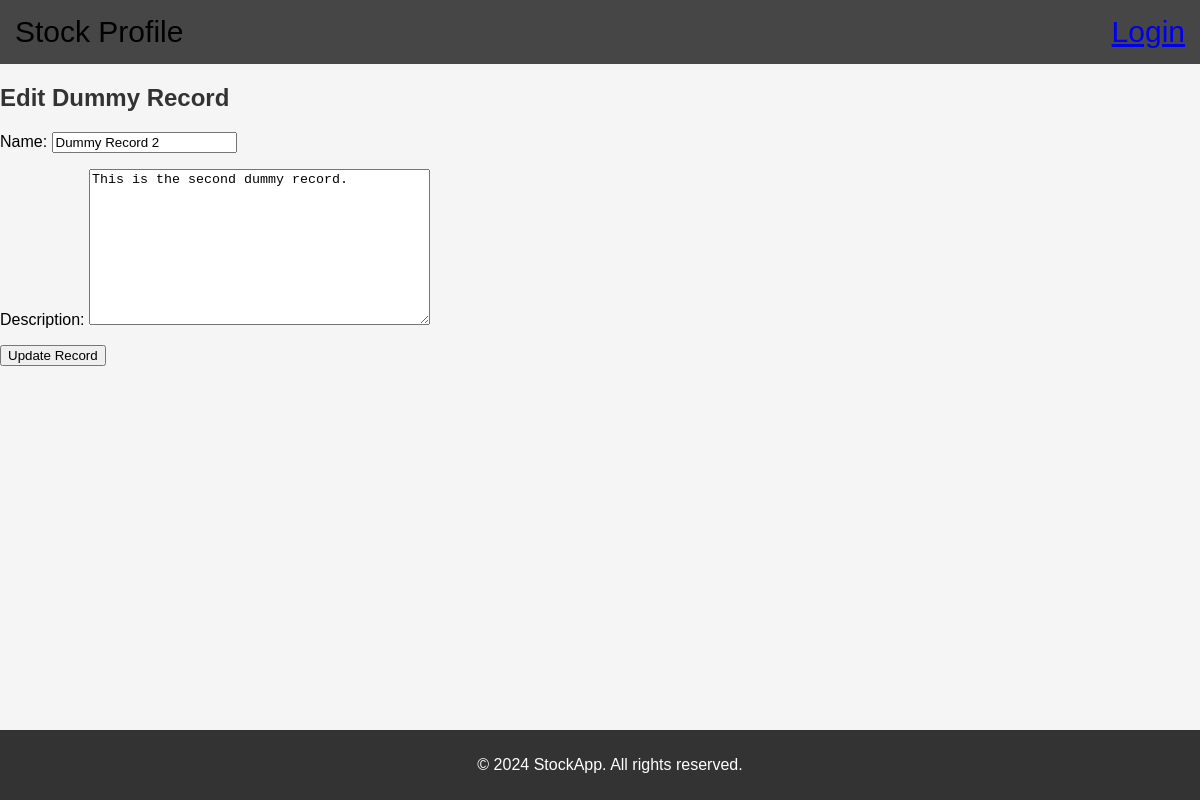
The app's page /edit/2/, older data.
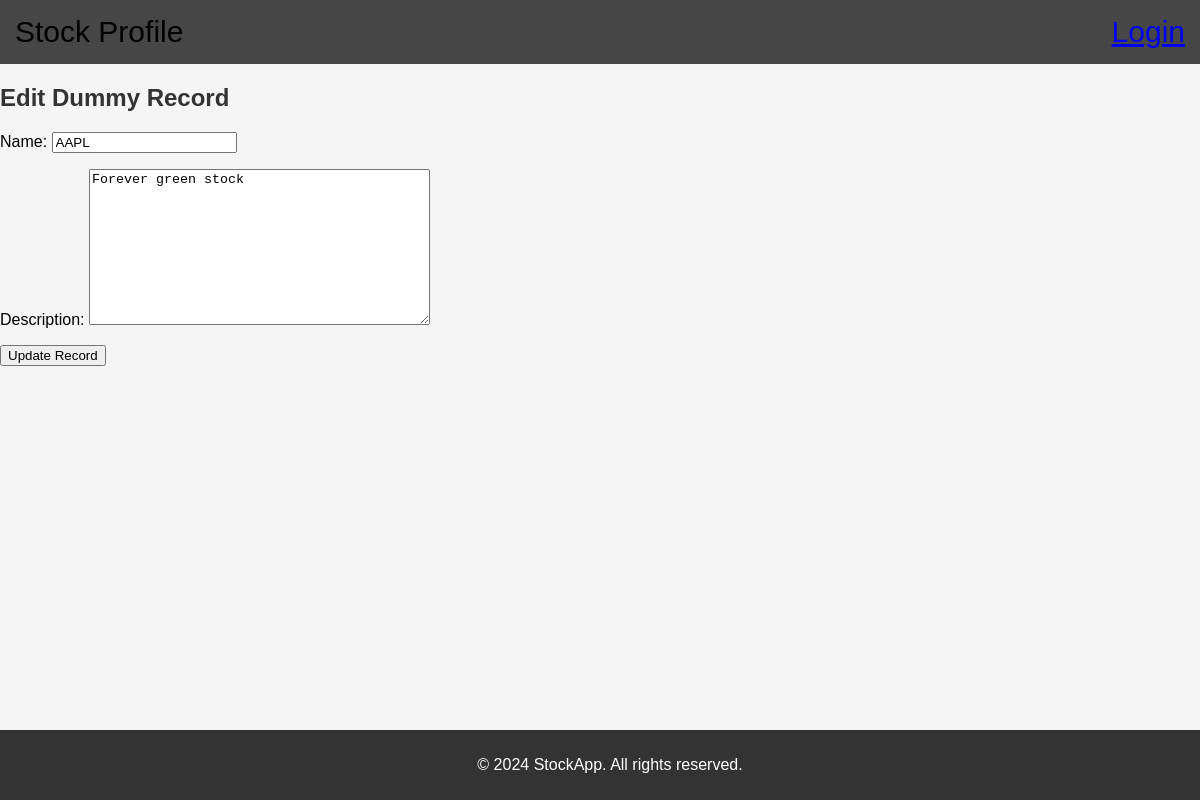
The same page, newer data.
### webapp/models.py (models this page shows, shortened)
class DummyRecord(models.Model):
    name = models.CharField(max_length=100)
    description = models.TextField()

### webapp/views.py (the view)
# urls.py: path('edit/<int:pk>/', edit_dummy_record, name='edit-dummy-record'),
def edit_dummy_record(request, pk):
    dummy_record = get_object_or_404(DummyRecord, pk=pk)
    if request.method == 'POST':
        form = DummyRecordForm(request.POST, instance=dummy_record)
        if form.is_valid():
            form.save()
            return redirect('home')
    else:
        form = DummyRecordForm(instance=dummy_record)
    return render(request, 'webApp/edit.html', {'form': form, 'dummy_record': dummy_record})

### webapp/forms.py
class DummyRecordForm(forms.ModelForm):
    class Meta:
        model = DummyRecord
        fields = ['name', 'description']

### webapp/templates/webApp/edit.html (shortened to what this page needs)
{% extends 'webApp/base.html' %}
{% block content %}
    <h2>Edit Dummy Record</h2>
    <form method="post" action="{% url 'edit-dummy-record' dummy_record.pk %}">
        {{ form.as_p }}
        <button type="submit">Update Record</button>
    </form>
{% endblock %}

Row changes from the older to the newer data that the page shows:
changed DummyRecord: name "Dummy Record 2" → "AAPL"; description "This is the second dummy record." → "Forever green stock"
